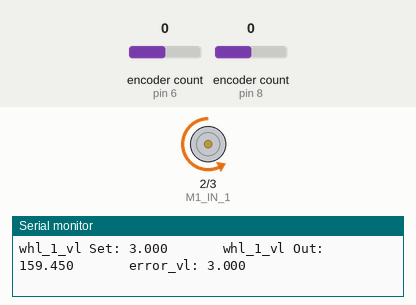
The sketch below on a simulated Arduino Uno, built with avr-gcc and run on an emulated ATmega328P. On the bench: motor-driver pin pairs drawn as motors (green arrow = first pin HIGH = forward, orange = second pin HIGH = backward, longer = more drive), the last lines printed to the serial monitor. The inputs (shaded band) are chosen by the test bench; at power-on: encoder count (sensors on pin 6, pin 8) 0.

Above: at 1.26 s.
1.3 s: encoder count (sensor on pin 6) set to 4
At 4.2 s:
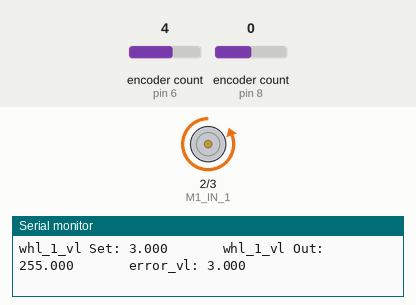
4.3 s: encoder count (sensor on pin 6) set to 8
At 4.36 s:
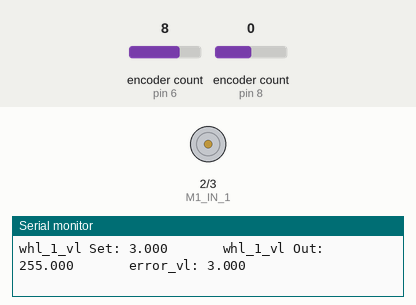
7.3 s: encoder count (sensor on pin 6) set to 12
Timing chart, 0 to 10.3 s (numbered marks = the images above; inputs shaded):
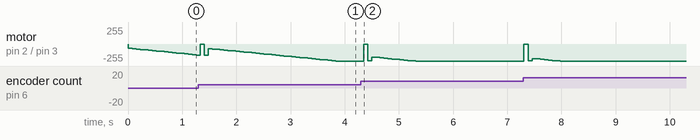

The sketch:

12_clean.ino
```cpp
// ______ LIBRARYS______

//#include <Adafruit_MCP3008.h>
#include <Encoder.h>
#include <PID_v1.h>


// ______ DEFINITIONS ______

/*
Adafruit_MCP3008 adc1;
Adafruit_MCP3008 adc2;
*/


// ______ GLOBAL VARIABLES ______


// SPEDOMETER

  int enc_one_diff = 0 ;
  int enc_two_diff = 0 ;
  float wheel_one_speed = 0 ;
  float wheel_two_speed = 0 ;
  float linear_one_diff = 0 ;
  float linear_two_diff = 0 ;
  unsigned int time_diff = 0 ;
  unsigned int spd_chk_prev = 0 ;
  int previous_enc_one_value = 0 ;
  int previous_enc_two_value = 0 ;
  unsigned int previous_speed_time = 0 ;


// PID CONTROLLERS

  double whl_1_vl_Kp = 20 ;
  double whl_1_vl_Ki = 30 ;
  double whl_1_vl_Kd = 0 ;

  double whl_1_vl_setpoint = 3 ;
  double whl_1_vl_input = 0 ;
  double whl_1_vl_output = 0 ;


// HARDWARE PINS

  /*
  const short RF_CS = A4 ;
  const short ADC_1_CS = A3 ;
  const short ADC_2_CS = A2 ;
  */

  const unsigned short M1_IN_1 = 2 ;
  const unsigned short M1_IN_2 = 3 ;
  const unsigned short M2_IN_1 = 5 ;
  const unsigned short M2_IN_2 = 4 ;

  const unsigned short M1_ENC_A = 6 ;
  const unsigned short M1_ENC_B = 7 ;
  const unsigned short M2_ENC_A = 8 ;
  const unsigned short M2_ENC_B = 9 ;


// _______ OBJECTS _______

Encoder enc1( M1_ENC_A, M1_ENC_B ) ;
Encoder enc2( M2_ENC_A, M2_ENC_B ) ;

PID whl_1_vl_PID( &whl_1_vl_input, &whl_1_vl_output, &whl_1_vl_setpoint, whl_1_vl_Kp, whl_1_vl_Ki, whl_1_vl_Kd, DIRECT ) ;


// ______ FUNCTION DECLARATION ______

void speedometor() ;


// ______ SETUP ______

void setup()
{

  // BEGIN SERIAL
  Serial.begin(9600) ;

  // RADIO?
  /*
  pinMode(RF_CS, OUTPUT);
  digitalWrite(RF_CS, HIGH); // Without this the nRF24 will write to the SPI bus while the ADC's are also talking
  */

  // ADC INITIATION
  /*
  adc1.begin(ADC_1_CS);
  adc2.begin(ADC_2_CS);
  */

  // PID SETTINGS
  whl_1_vl_PID.SetMode( AUTOMATIC ) ;
  whl_1_vl_PID.SetOutputLimits ( -255, 255 ) ;
  whl_1_vl_PID.SetSampleTime( 65 ) ;

} // <-- setup()


// _____________ MAIN _____________                                <---------- M A I N ---------<

void loop()
{

  // CALCULATE SPEED OF WHEELS
  if( ( millis() - spd_chk_prev ) > 60 ) speedometor() ;

  // MAP SETPOINT VALUE
  //whl_1_vl_setpoint = map( whl_1_vl_setpoint , -257 , 245 , -255 , 255  ) ;

  // MAP INPUT VALUE
  //whl_1_vl_input = (float)map( (float)wheel_one_speed , (float)-257 , (float)245 , (float)-255 , (float)255 ) ;  // <-- This is probabbly not a line of best fit mapping.
  whl_1_vl_input = wheel_one_speed ;


  // COMPUTE PID OUTPUT
  whl_1_vl_PID.Compute() ;


  // COMMAND MOTORS
  if ( whl_1_vl_output < 0 )
  {
      analogWrite( M1_IN_1 , whl_1_vl_output ) ;
      analogWrite( M1_IN_2 , 0 ) ;
  }
  else
  {
      analogWrite( M1_IN_1 , 0 ) ;
      analogWrite( M1_IN_2 , whl_1_vl_output ) ;
  }


Serial.println() ;

/*
  // PRINT
  Serial.print( "cm/s: " ) ;
  Serial.print( wheel_one_speed, 3 ) ;
  Serial.println("\t") ;
*/
  // PRINT
  Serial.print( "whl_1_vl Set: " ) ;
  Serial.print( whl_1_vl_setpoint, 3 ) ;
  //Serial.print("\t") ;
/*
  // PRINT
  Serial.print( "whl_1_vl In: " ) ;
  Serial.print( whl_1_vl_input, 3 ) ;
  Serial.print("\t") ;
*/

  // PRINT
  Serial.print( "       whl_1_vl Out: " ) ;
  Serial.print( whl_1_vl_output, 3 ) ;
  //Serial.print("\t") ;

  // PRINT
  Serial.print( "       error_vl: " ) ;
  Serial.print( whl_1_vl_setpoint - whl_1_vl_input, 3 ) ;
  //Serial.print("\t") ;


  // DELAY FOR SPEDOMETOR
  //delay( 60 );


} // <-- main()                                                     <---------- E N D ---------<


// __________________________ FUNCTION LAND __________________________
// ___________________________________________________________________


// _________ SPEDOMETOR () _________

void speedometor()
{

  // DIFFERENCE IN TIME
  time_diff = micros() - previous_speed_time ;


  // DIFFERENCE IN POSITION
  enc_one_diff = enc1.read() - previous_enc_one_value ;
  enc_two_diff = enc2.read() - previous_enc_two_value ;


  //CONVERT TO CM
  linear_one_diff = (float)enc_one_diff * (float)10 / (float)360 * (float)1000000 ;
  linear_two_diff = (float)enc_two_diff * (float)10 / (float)360 * (float)1000000 ;


  // CALCULATE SPEED
  wheel_one_speed = (float)linear_one_diff / (float)time_diff ;
  wheel_two_speed = (float)linear_two_diff / (float)time_diff * (float)-1;


  // UPDATE ENCODER 'PREVIOUS' VALUES
  previous_enc_one_value = enc1.read() ;
  previous_enc_two_value = enc2.read() ;


  // UPDATE TIMESTAMP
  previous_speed_time = micros() ;


  // UPDATE FUNCTION TIMESTAMP
  spd_chk_prev = millis() ;


} // <--- spedometor()
```
